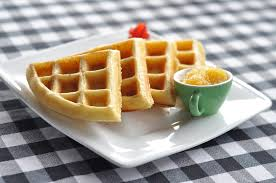
#> input picture images/waffle.jpg, 276 x 183 px
$ jupyter execute Notebook.ipynb   (shell and % lines are left out)
#> lines starting #> are read from the running program, lines starting #| are printed output that depends on the picture; after the words box and inside, x2 and y2 are one past the last pixel; in counts of white or black regions, pixels touching at a corner belong together
### utils.py
import numpy as np
from scipy import ndimage

def harris_corner(img, k=0.04):
    '''
    img: grayscale image
    k: a score equation parameter [lower values detects more corners]
    '''
    Ix, Iy = np.gradient(img)

    W = np.array([[1,2,1],
                  [2,4,2],
                  [1,2,1]])/16      # Gaussian Window

    Sx2 = ndimage.convolve(Ix**2, W)
    Sy2 = ndimage.convolve(Iy**2, W)
    Sxy = ndimage.convolve(Ix*Iy, W)

    dst = Sx2*Sy2 - np.square(Sxy) - k*np.square(Sx2 + Sy2)
    return dst

# [9 lines that do not run on import are left out]

### Notebook.ipynb
[cell 1]
import numpy as np
from matplotlib import pyplot as plt
import cv2
import matplotlib.image as mpimg
from utils import harris_corner

[cell 2]
img = mpimg.imread('images/waffle.jpg')
#> img is the input picture: shape (183, 276, 3); mean R, G, B 165.1, 155.8, 144.3
gray = cv2.cvtColor(img, cv2.COLOR_RGB2GRAY)
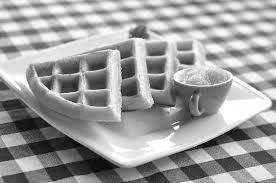
#> gray: shape (183, 276); min 0, max 255, mean 157.3

plt.figure(figsize=(10,10))
plt.subplot(1,2,1)
plt.imshow(img)
plt.subplot(1,2,2)
plt.imshow(gray, cmap='gray')
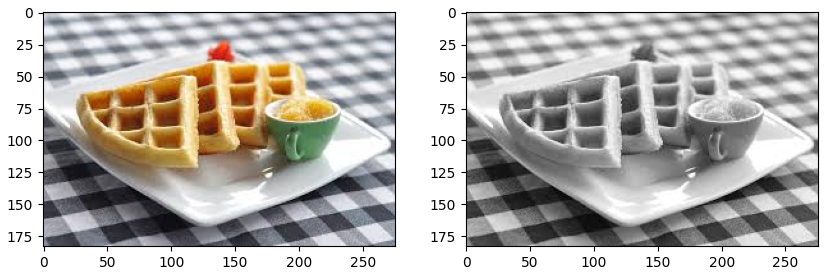
#> figure drawn by matplotlib, 2 panels

[cell 3]
dst = harris_corner(gray, k=0.04)
#> in harris_corner, `Ix, Iy = np.gradient(img)`:
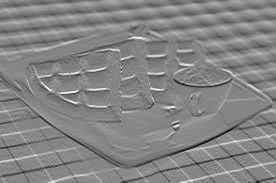
#> Ix: shape (183, 276) float64; min -104, max 95, mean -0.3; drawn with min black and max white
#> in harris_corner, `Sy2 = ndimage.convolve(Iy**2, W)`:
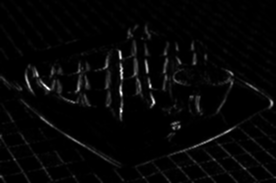
#> Sy2: shape (183, 276) float64; min 0, max 4345, mean 113.2; drawn with min black and max white
#> in harris_corner, `dst = Sx2*Sy2 - np.square(Sxy) - k*np.square(Sx2 + Sy2)`:
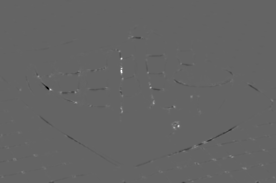
#> dst: shape (183, 276) float64; min -2962219.6, max 4533781.8, mean 162.6; drawn with min black and max white
# dst = cv2.dilate(dst, None)
plt.imshow(dst, cmap='gray')
dst.max()
corner_img = np.copy(img)
corner_img[dst>0.01*dst.max()]=[0,255,0]
#> corner_img: shape (183, 276, 3); 3.31% of pixels changed, all inside (x1, y1, x2, y2) = (0, 25, 276, 183)
plt.imshow(corner_img)

[cell 4]
img = mpimg.imread('images/chess.jpg')
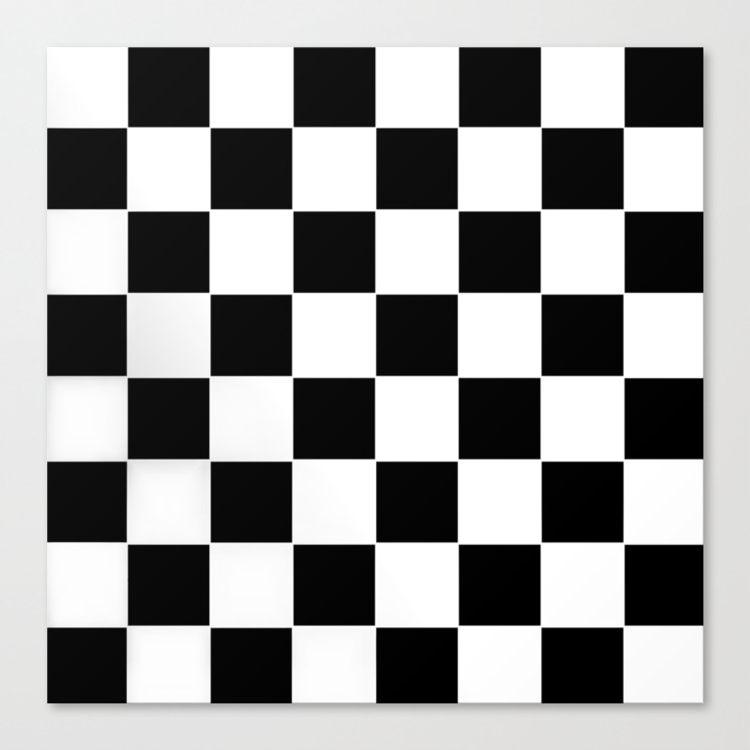
#> input picture images/chess.jpg, 1500 x 1500 px (shown at 1/2 size)
#> img is the input picture: shape (1500, 1500, 3); mean R, G, B 156.4, 156.4, 156.1
img = cv2.resize(img, (300,300), interpolation=cv2.INTER_AREA)
#> img: shape (300, 300, 3)
gray = cv2.cvtColor(img, cv2.COLOR_RGB2GRAY)
#> gray: shape (300, 300)

plt.imshow(img)

[cell 5]
dst = harris_corner(gray, k=0.04)
#> call 2 of harris_corner, with k = 0.04
#> in harris_corner (call 2), `Sy2 = ndimage.convolve(Iy**2, W)`:
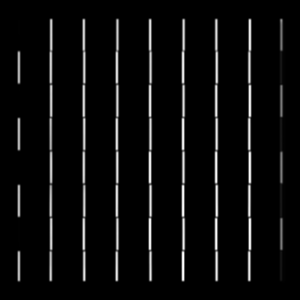
#> Sy2: shape (300, 300) float64; min 0, max 10851.7, mean 519.4; drawn with min black and max white
#> in harris_corner (call 2), `Sxy = ndimage.convolve(Ix*Iy, W)`:
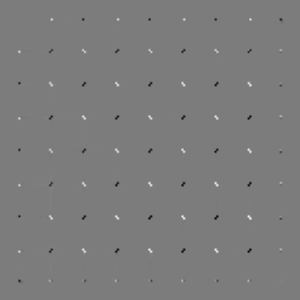
#> Sxy: shape (300, 300) float64; min -3102.2, max 3252.9, mean -0.2; drawn with min black and max white
#> in harris_corner (call 2), `dst = Sx2*Sy2 - np.square(Sxy) - k*np.square(Sx2 + Sy2)`:
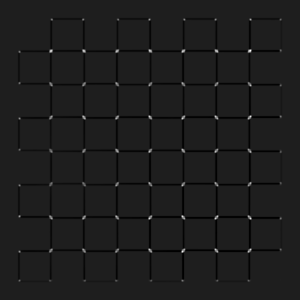
#> dst: shape (300, 300) float64; min -4710364.9, max 34859078.8, mean -153273.4; drawn with min black and max white
# dst = cv2.dilate(dst, None)
plt.imshow(dst, cmap='gray')
dst.max()
corner_img = np.copy(img)
corner_img[dst>0.01*dst.max()]=[0,255,0]
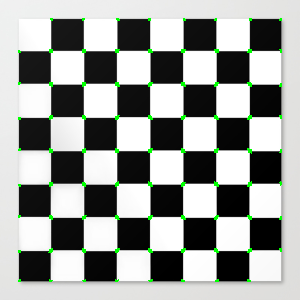
#> corner_img: shape (300, 300, 3); mean R, G, B 154.6, 157.9, 154.4
plt.imshow(corner_img)
